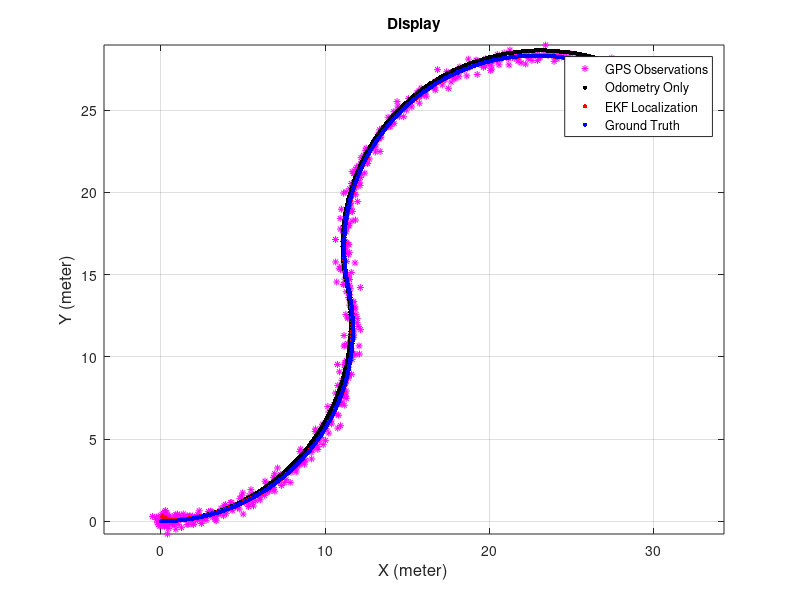
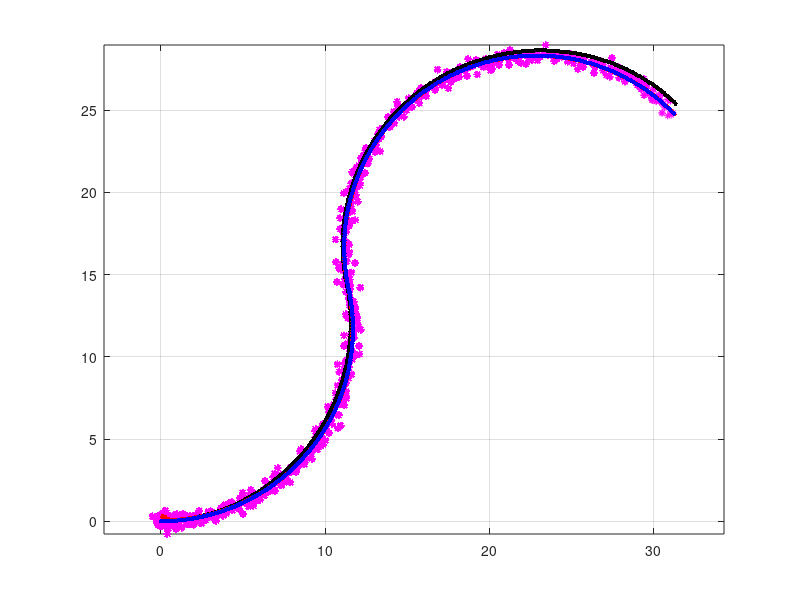

These figures' MATLAB source, in order: (Note: this script raises an error after producing the figures.)
function [] = ekf_localization()
 
% Homework for ekf localization
% Modified by YH on 09/09/2019, thanks to the original open source
% Any questions please contact: zjuyinhuan@gmail.com

    close all;
    clear;

    disp('EKF Start!')

    time = 0;
    global endTime; % [sec]
    endTime = 60;
    global dt;
    dt = 0.1; % [sec]

    removeStep = 5;

    nSteps = ceil((endTime - time)/dt);

    estimation.time=[];
    estimation.u=[];
    estimation.GPS=[];
    estimation.xOdom=[];
    estimation.xEkf=[];
    estimation.xTruth=[];

    % State Vector [x y yaw]'
    xEkf = [0 0 0]';
    PxEkf = eye(3);

    % Ground True State
    xTruth = xEkf;

    % Odometry Only
    xOdom = xTruth;

    % Observation vector [x y yaw]'
    z = [0 0 0]';

    % Simulation parameter
    global noiseQ
    noiseQ = diag([0.1 0 degreeToRadian(10)]).^2; %[Vx Vy yawrate]

    global noiseR
    noiseR = diag([0.5 0.5 degreeToRadian(5)]).^2;%[x y yaw]
    
    % Covariance Matrix for motion
    convQ = 0.05 .* noiseQ * noiseQ';
%     convQ = 0.01 .* eye(3);
%     convQ = 5 .* noiseQ.^2;
%     convQ = 0.01 .* noiseQ;

    % Covariance Matrix for observation
    convR = 0.5 .* noiseR * noiseR';
%     convR = 0.01 .* eye(3);
%     convR = 5 .* noiseR.^2;
%     convR = 0.05 .* noiseR;

    % Other Intial
    xPred = xEkf;
    

    % Main loop
    for i = 1 : nSteps
        time = time + dt;
        % Input
        u=robotControl(time);
        % Observation
        [z,xTruth,xOdom,u]=prepare(xTruth, xOdom, u);

        % ------ Kalman Filter --------
        % Predict   
        xPred =  doMotion(xEkf, u);         % 根据系统模型得到先验估计值
        JF = jacobF(xEkf, u);               % 计算雅克比矩阵JF
        PxEkf = JF * PxEkf * JF' + convQ;   % 预测误差的协方差矩阵
        
        % Update
        JH = jacobH(xPred);                             % 计算雅克比矩阵JH
        K = PxEkf * JH' * (JH*PxEkf*JH' + convR)^-1;    % 计算卡尔曼增益
        xEkf = doObservation(z,xPred,K);                % 根据测量值更新观测值
        PxEkf = (eye(3) - K*JH) * PxEkf;                % 更新误差的协方差矩阵
        % -----------------------------

        % Simulation estimation
        estimation.time=[estimation.time; time];
        estimation.xTruth=[estimation.xTruth; xTruth'];
        estimation.xOdom=[estimation.xOdom; xOdom'];
        estimation.xEkf=[estimation.xEkf;xEkf'];
        estimation.GPS=[estimation.GPS; z'];
        estimation.u=[estimation.u; u'];

        % Plot in real time
        % Animation (remove some flames)
        if rem(i,removeStep)==0
            %hold off;
            plot(estimation.GPS(:,1),estimation.GPS(:,2),'*m', 'MarkerSize', 5);hold on;
            plot(estimation.xOdom(:,1),estimation.xOdom(:,2),'.k', 'MarkerSize', 10);hold on;
            plot(estimation.xEkf(:,1),estimation.xEkf(:,2),'.r','MarkerSize', 10);hold on;
            plot(estimation.xTruth(:,1),estimation.xTruth(:,2),'.b', 'MarkerSize', 10);hold on;
            axis equal;
            grid on;
            drawnow;
            %movcount=movcount+1;
            %mov(movcount) = getframe(gcf);
        end 
    end
    close
    
    finalPlot(estimation);
 
end

% control
function u = robotControl(time)
    global endTime;

    T = 10; % sec
    Vx = 1.0; % m/s
    Vy = 0.2; % m/s
    yawrate = 5; % deg/s
    
    % half
    if time > (endTime/2)
        yawrate = -5;
    end
    
    u =[ Vx*(1-exp(-time/T)) Vy*(1-exp(-time/T)) degreeToRadian(yawrate)*(1-exp(-time/T))]';
    
end

% all observations for 
function [z, xTruth, xOdom, u] = prepare(xTruth, xOdom, u)
    global noiseQ;
    global noiseR;

    % Ground Truth
    xTruth = doMotion(xTruth, u);
    % add Motion Noises
    u = u + noiseQ * randn(3,1);
    % Odometry Only
    xOdom = doMotion(xOdom, u);
    % add Observation Noises
    z = xTruth + noiseR * randn(3,1);   % 测量值 GPS得到
end

% Motion Model
function x = doMotion(x, u)
    global dt;
    v = sqrt(u(1)^2 + u(2)^2);  w = u(3);   theta = x(3);
    x(1) = x(1) - v/w*sin(theta) + v/w*sin(theta+w*dt);
    x(2) = x(2) + v/w*cos(theta) - v/w*cos(theta+w*dt);
    x(3) = x(3) + dt * w;
%     x(1) = x(1) + dt * v * cos(x(3));
%     x(2) = x(2) + dt * v * sin(x(3));
%     x(3) = x(3) + dt * w;
end

% Jacobian of Motion Model
function jF = jacobF(X, u)
    global dt;
%     v = sqrt(u(1)^2 + u(2)^2);
%     w = u(3);
%     syms x y theta
%     f = [x - v/w*sin(theta) + v/w*sin(theta+w*dt); 
%         y + v/w*cos(theta) - v/w*cos(theta+w*dt);
%         theta + dt * w];
%     J = jacobian(f, [x y theta]);
%     jF = subs(J, [x y theta], X);

    v = sqrt(u(1)^2 + u(2)^2);  w = u(3);   theta = X(3);
    jF=[1 0 v/w * (-cos(theta)+cos(dt*w+theta)); 
        0 1 1/w * (cos(theta)-cos(dt*w+theta));
        0 0 1];
end

%Observation Model
function x = doObservation(z, xPred, K)
    x = xPred + K * (z-xPred);
 end

%Jacobian of Observation Model
function jH = jacobH(x)
    jH = eye(3);
end

% finally plot the results
function []=finalPlot(estimation)
    global endTime dt
    
    figure
    
    plot(estimation.GPS(:,1),estimation.GPS(:,2),'*m', 'MarkerSize', 5);hold on;
    plot(estimation.xOdom(:,1), estimation.xOdom(:,2),'.k','MarkerSize', 10); hold on;
    plot(estimation.xEkf(:,1), estimation.xEkf(:,2),'.r','MarkerSize', 10); hold on;
    plot(estimation.xTruth(:,1), estimation.xTruth(:,2),'.b','MarkerSize', 10); hold on;
    legend('GPS Observations','Odometry Only','EKF Localization', 'Ground Truth');

    xlabel('X (meter)', 'fontsize', 12);
    ylabel('Y (meter)', 'fontsize', 12);
    grid on;
    title('Display')
    axis equal;
    print(gcf,'-dpng', '-r800', 'Display');
    
    % calculate error
    num = endTime / dt;
    step_err_Odom = zeros(num); step_err_EKF = zeros(num);
    sum_err_Odom = zeros(num); sum_err_EKF = zeros(num); 
    for i = 1: num
        step_err_Odom(i) = sqrt((estimation.xOdom(i,1)-estimation.xTruth(i,1))^2 ...
                              + (estimation.xOdom(i,2)-estimation.xTruth(i,2))^2); 
        step_err_EKF(i) = sqrt((estimation.xEkf(i,1)-estimation.xTruth(i,1))^2 ...
                             + (estimation.xEkf(i,2)-estimation.xTruth(i,2))^2);  
        if i == 1
            sum_err_Odom(i) = step_err_Odom(i);
            sum_err_EKF(i) = step_err_EKF(i);
        else          
            sum_err_Odom(i) = sum_err_Odom(i-1) + step_err_Odom(i);
            sum_err_EKF(i) = sum_err_EKF(i-1) + step_err_EKF(i);
        end
    end
    
    % 分别画出里程计和EKF的单次误差和累计误差曲线
    figure('units','normalized','position',[0.1,0.1,0.5, 0.5])
    subplot 211
    plot(step_err_Odom);
    ylabel('error');
    title('Odometry')
    legend('step error');
    grid on
    subplot 212
    plot(sum_err_Odom, 'r');
    xlabel('times');
    ylabel('error');
    legend('sum error');
    grid on
    print(gcf,'-dpng', '-r200', 'Odometry');
    
    figure('units','normalized','position',[0.1,0.1,0.5, 0.5])
    subplot 211
    plot(step_err_EKF);
    title('EKF')
    ylabel('error');
    legend('step error');
    grid on
    subplot 212
    plot(sum_err_EKF, 'r');
    xlabel('times');
    ylabel('error');
    legend('sum error');
    grid on
    print(gcf,'-dpng', '-r200', 'EKF');
    
    % 计算平均误差
    mean_err_Odom = sum_err_Odom(num) / num
    mean_err_EKF = sum_err_EKF(num) / num

end

function radian = degreeToRadian(degree)
    radian = degree/180*pi;
end